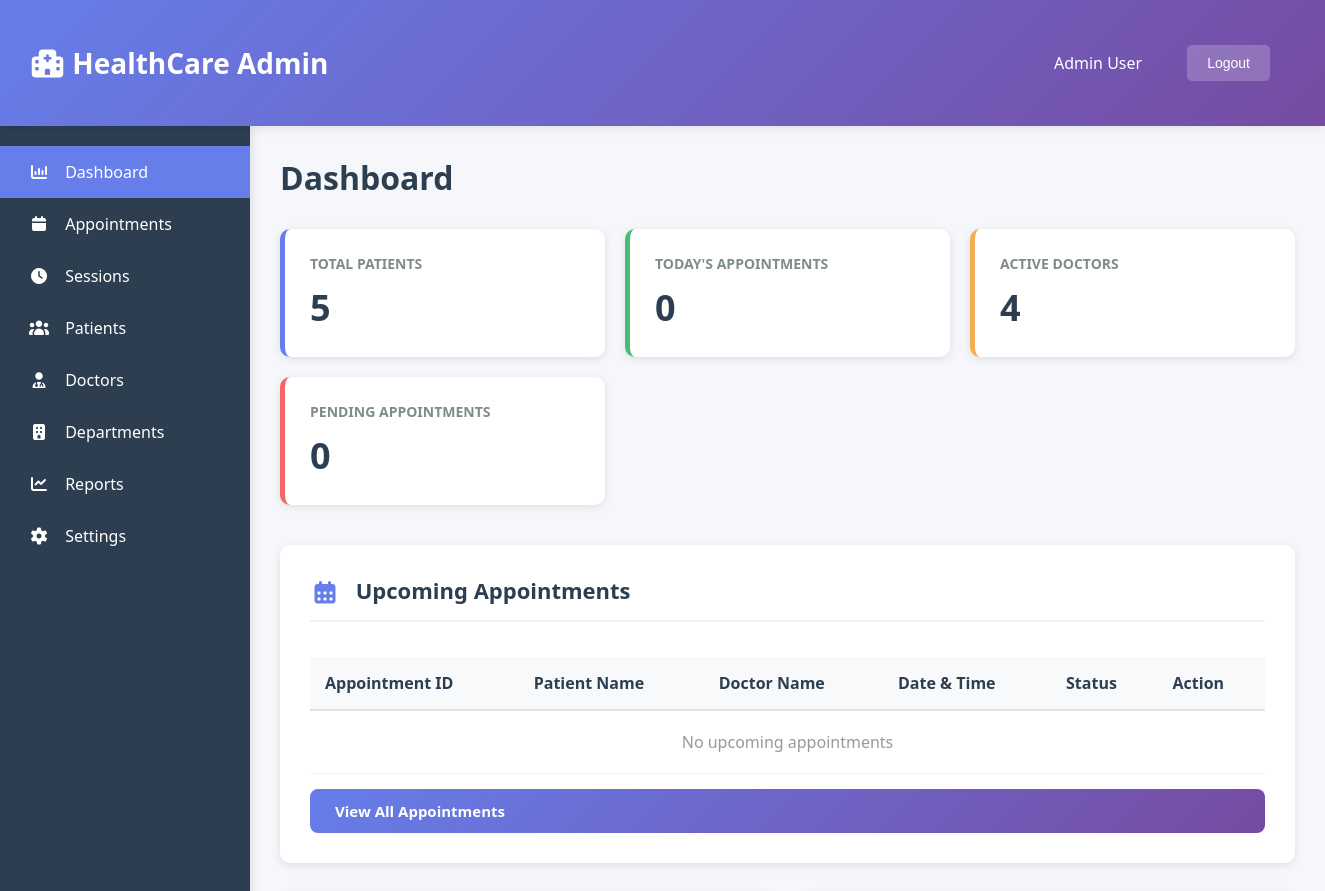
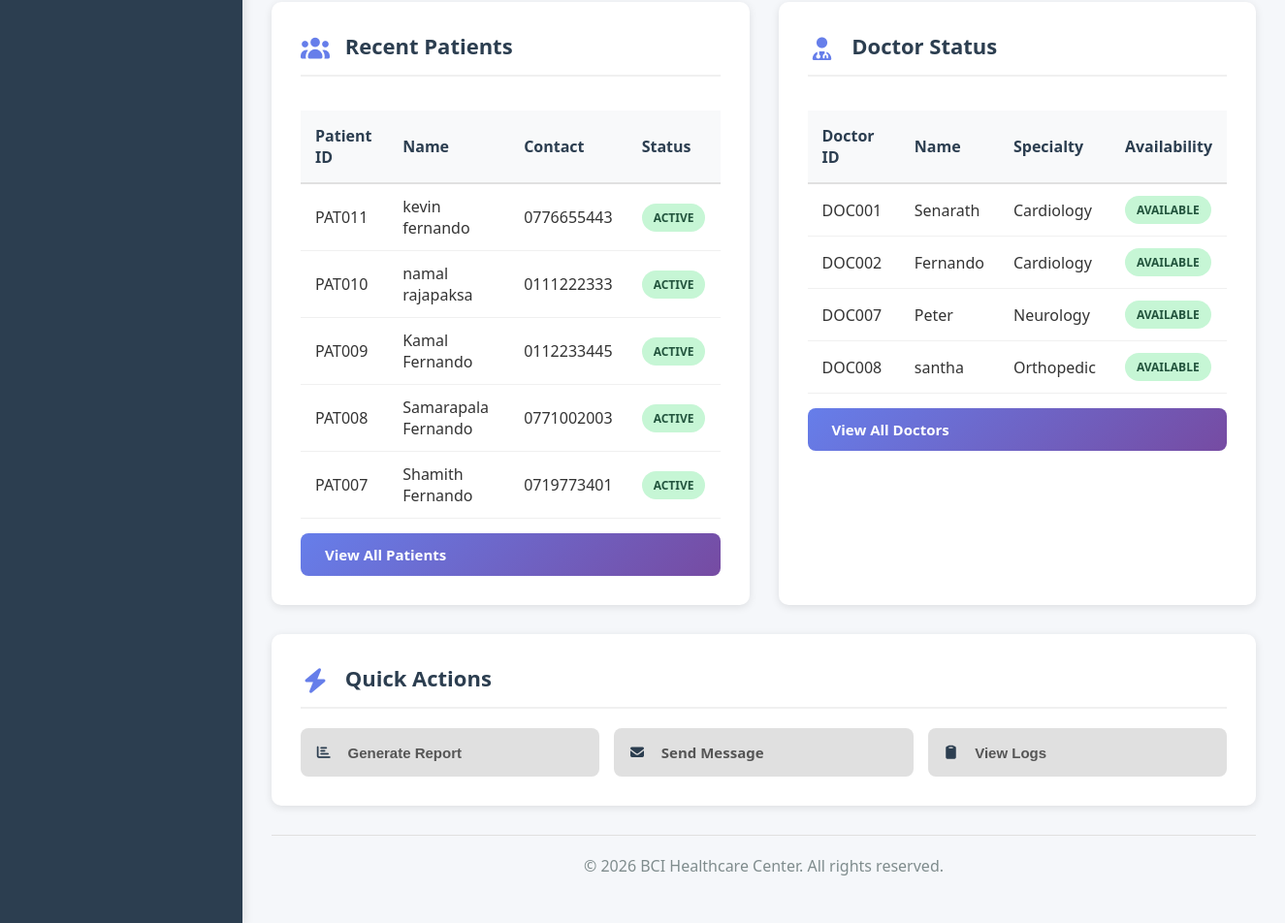
The page /admin/admin_dashboard.php (signed in) on the database as committed earlier (2 pictures, top to bottom).
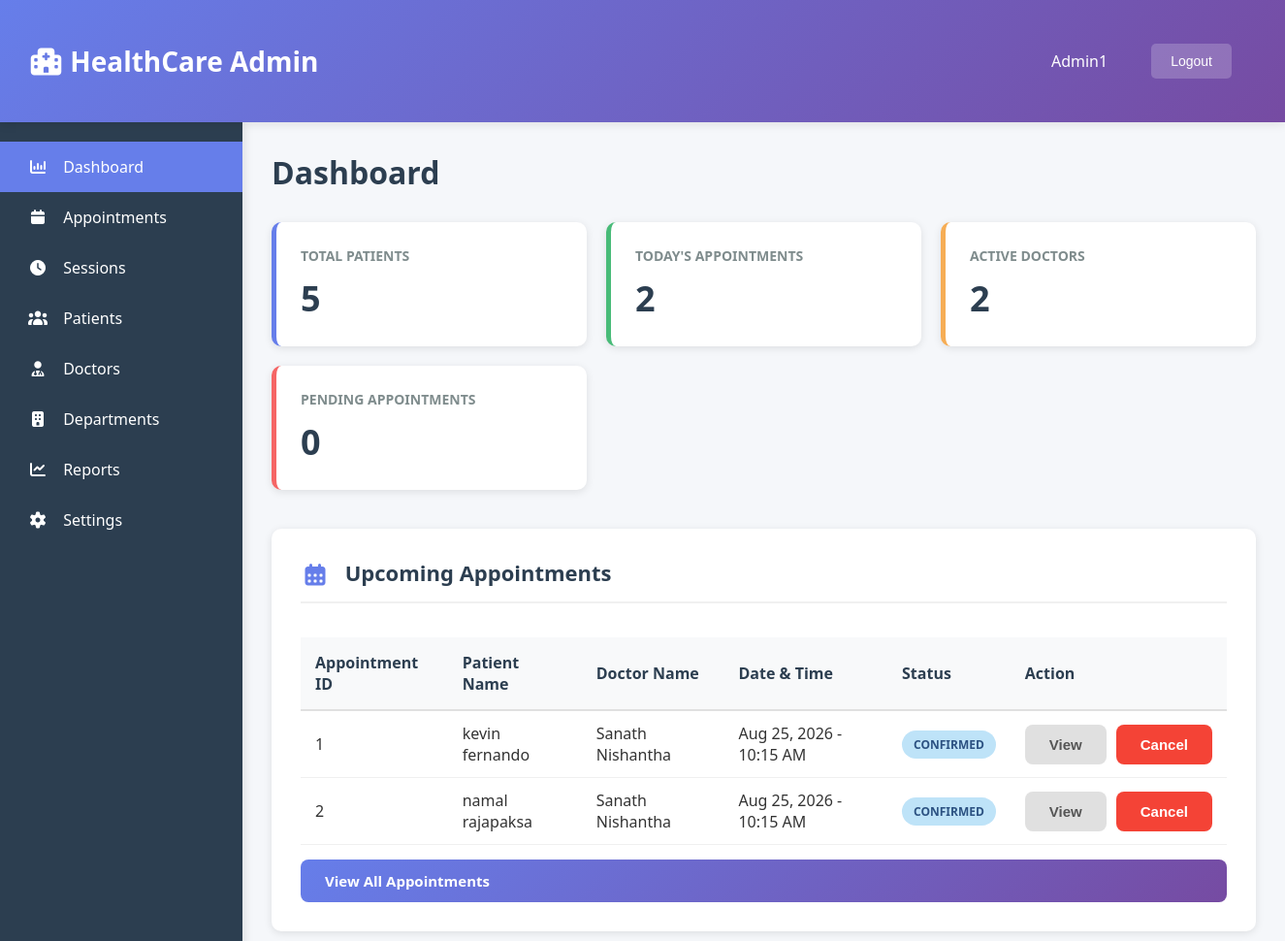
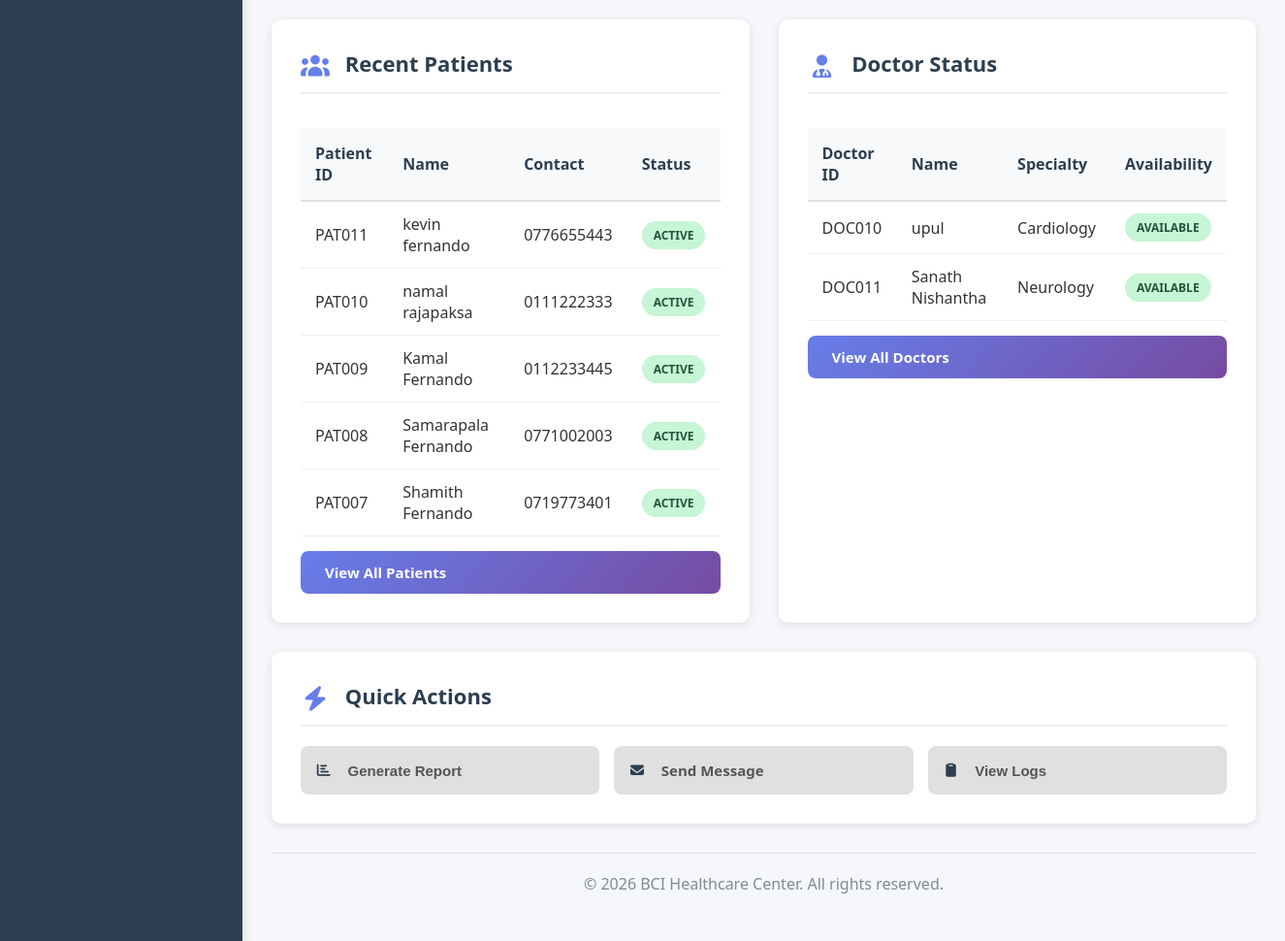
The same page on the database as committed later (2 pictures, top to bottom).
### tables this page shows
CREATE TABLE IF NOT EXISTS `patients` (
  `patient_id` int NOT NULL AUTO_INCREMENT,
  `user_id` int DEFAULT NULL,
  `first_name` varchar(50) NOT NULL,
  `last_name` varchar(50) NOT NULL,
  `phone` varchar(20) DEFAULT NULL,
  `gender` enum('Male','Female','Other') DEFAULT NULL,
  `date_of_birth` date DEFAULT NULL,
  `address` text,
  `created_at` timestamp NOT NULL DEFAULT CURRENT_TIMESTAMP,
  PRIMARY KEY (`patient_id`),
  KEY `fk_patient_user` (`user_id`)
);

CREATE TABLE IF NOT EXISTS `doctors` (
  `doctor_id` int NOT NULL AUTO_INCREMENT,
  `doctor_name` varchar(100) NOT NULL,
  `phone` varchar(20) DEFAULT NULL,
  `department_id` int DEFAULT NULL,
  `status` enum('ACTIVE','INACTIVE') DEFAULT 'ACTIVE',
  `created_at` timestamp NOT NULL DEFAULT CURRENT_TIMESTAMP,
  `user_id` int NOT NULL,
  PRIMARY KEY (`doctor_id`),
  KEY `department_id` (`department_id`),
  KEY `fk_doctors_user` (`user_id`)
);

CREATE TABLE IF NOT EXISTS `departments` (
  `department_id` int NOT NULL AUTO_INCREMENT,
  `department_name` varchar(100) NOT NULL,
  `description` text,
  `is_active` tinyint(1) DEFAULT '1',
  `created_at` timestamp NOT NULL DEFAULT CURRENT_TIMESTAMP,
  PRIMARY KEY (`department_id`)
);

CREATE TABLE IF NOT EXISTS `appointments` (
  `appointment_id` int NOT NULL AUTO_INCREMENT,
  `appointment_number` varchar(20) DEFAULT NULL,
  `patient_id` int DEFAULT NULL,
  `doctor_id` int DEFAULT NULL,
  `session_id` int DEFAULT NULL,
  `status` enum('CONFIRMED','CANCELLED','COMPLETED') DEFAULT 'CONFIRMED',
  `created_at` timestamp NOT NULL DEFAULT CURRENT_TIMESTAMP,
  PRIMARY KEY (`appointment_id`),
  KEY `patient_id` (`patient_id`),
  KEY `doctor_id` (`doctor_id`),
  KEY `idx_appointments_session` (`session_id`),
  KEY `appointment_number` (`appointment_number`) USING BTREE
);

CREATE TABLE IF NOT EXISTS `sessions` (
  `session_id` int NOT NULL AUTO_INCREMENT,
  `doctor_id` int DEFAULT NULL,
  `session_day` date NOT NULL,
  `start_time` time NOT NULL,
  `end_time` time NOT NULL,
  `max_patients` int DEFAULT NULL,
  `created_by` int DEFAULT NULL COMMENT 'admin_id who created this session',
  `status` enum('active','pending') NOT NULL DEFAULT 'pending',
  `created_at` timestamp NULL DEFAULT CURRENT_TIMESTAMP,
  `current_count` int NOT NULL,
  PRIMARY KEY (`session_id`),
  KEY `fk_sessions_doctor` (`doctor_id`),
  KEY `fk_sessions_admin` (`created_by`)
);

### admin/admin_dashboard.php (the view, shortened to what the changed rows need)
<!DOCTYPE html>
<html lang="en">
<head>
    <link rel="stylesheet" href="https://cdnjs.cloudflare.com/ajax/libs/font-awesome/7.0.1/css/all.min.css"/>
    <link rel="stylesheet" href="static/dashboard.css">
</head>
<body>
    <?php
    require_once '../config/db_connection.php';
    $sql = "SELECT COUNT(*) AS today_appointments FROM appointments a JOIN sessions s ON a.session_id = s.session_id WHERE DATE(s.session_day) = CURDATE()";
    $sql_result = $conn->query($sql);
    $today_appointments = $sql_result->fetch_assoc()['today_appointments'];
    $sql = "SELECT COUNT(*) AS active_doctors FROM doctors WHERE status = 'ACTIVE'";
    $sql_result = $conn->query($sql);
    $active_doctors = $sql_result->fetch_assoc()['active_doctors'];
    $sql = "SELECT a.appointment_id, a.appointment_number, s.session_day, s.start_time, a.status,
                   CONCAT(p.first_name, ' ', p.last_name) AS patient_name, d.doctor_name
            FROM appointments a
            LEFT JOIN patients p ON a.patient_id = p.patient_id
            LEFT JOIN doctors d ON a.doctor_id = d.doctor_id
            LEFT JOIN sessions s ON a.session_id = s.session_id
            WHERE s.session_day >= CURDATE()
            ORDER BY s.session_day ASC, s.start_time ASC
            LIMIT 5";
    $upcoming_appointments = [];
    $result = $conn->query($sql);
    if ($result) {
        while ($row = $result->fetch_assoc()) {
            $upcoming_appointments[] = $row;
        }
    }
    $sql = "SELECT patient_id, CONCAT(first_name, ' ', last_name) AS patient_name, phone FROM patients ORDER BY created_at DESC LIMIT 5";
    $recent_patients = [];
    $result = $conn->query($sql);
    if ($result && $result->num_rows > 0) {
        while ($row = $result->fetch_assoc()) {
            $recent_patients[] = $row;
        }
    }
    $sql = "SELECT d.doctor_id, d.doctor_name, dep.department_name, d.status
            FROM doctors d
            LEFT JOIN departments dep ON d.department_id = dep.department_id
            WHERE d.status = 'ACTIVE'
            LIMIT 5";
    $active_doctors_list = [];
    $result = $conn->query($sql);
    if ($result && $result->num_rows > 0) {
        while ($row = $result->fetch_assoc()) {
            $active_doctors_list[] = $row;
        }
    }
    ?>
    <div class="header">
        <div class="header-content">
            <div class="user-info">
                <span><?php echo htmlspecialchars($_SESSION['user_name'] ?? 'Admin User'); ?></span>
                <form method="post" action="../auth/logout.php" onsubmit="return confirm('Are you sure you want to logout?');" style="display:inline; margin:0;">
                    <button type="submit">Logout</button>
                </form>
            </div>
        </div>
    </div>
    <div class="container">
        <div class="main-content">
            <h1 class="page-title">Dashboard</h1>
            <div class="stats-container">
                <div class="stat-card green">
                    <div class="stat-label">Today's Appointments</div>
                    <div class="stat-number">
                        <?php echo isset($today_appointments) ? $today_appointments : '12'; ?>
                    </div>
                </div>
                <div class="stat-card orange">
                    <div class="stat-label">Active Doctors</div>
                    <div class="stat-number">
                        <?php echo isset($active_doctors) ? $active_doctors : '18'; ?>
                    </div>
                </div>
            </div>
            <div class="section">
                <h2 class="section-title"><i class="fa-solid fa-calendar-days"></i> Upcoming Appointments</h2>
                <div class="table-responsive">
                    <table>
                        <thead>
                            <tr>
                                <th>Appointment ID</th>
                                <th>Patient Name</th>
                                <th>Doctor Name</th>
                                <th>Date & Time</th>
                                <th>Status</th>
                                <th>Action</th>
                            </tr>
                        </thead>
                        <tbody>
                            <?php
                            if (!empty($upcoming_appointments)) {
                                foreach ($upcoming_appointments as $apt) {
                            ?>
                                <tr>
                                    <td><?php echo htmlspecialchars($apt['appointment_number']); ?></td>
                                    <td><?php echo htmlspecialchars($apt['patient_name'] ?? $apt['first_name']); ?></td>
                                    <td><?php echo htmlspecialchars($apt['doctor_name']); ?></td>
                                    <td><?php echo date('M d, Y - h:i A', strtotime($apt['session_day'] . ' ' . $apt['start_time'])); ?></td>
                                    <td><span class="badge badge-<?php echo strtolower($apt['status']); ?>"><?php echo htmlspecialchars($apt['status']); ?></span></td>
                                    <td>
                                        <div class="btn-group">
                                            <button class="btn btn-secondary" onclick="window.location.href='appointment.php'">View</button>
                                            <button class="btn btn-danger">Cancel</button>
                                        </div>
                                    </td>
                                </tr>
                            <?php
                                }
                            } else {
                            ?>
                                <tr>
                                    <td colspan="7" style="text-align: center; padding: 20px; color: #999;">No upcoming appointments</td>
                                </tr>
                            <?php
                            }
                            ?>
                        </tbody>
                    </table>
                </div>
            </div>
            <div class="grid-2">
                <div class="section">
                    <h2 class="section-title"><i class="fa-solid fa-users"></i> Recent Patients</h2>
                    <div class="table-responsive">
                        <table>
                            <thead>
                                <tr>
                                    <th>Patient ID</th>
                                    <th>Name</th>
                                    <th>Contact</th>
                                    <th>Status</th>
                                </tr>
                            </thead>
                            <tbody>
                                <?php
                                if (!empty($recent_patients)) {
                                    foreach ($recent_patients as $patient) {
                                ?>
                                    <tr>
                                        <td>PAT<?php echo str_pad($patient['patient_id'], 3, '0', STR_PAD_LEFT); ?></td>
                                        <td><?php echo htmlspecialchars($patient['patient_name']); ?></td>
                                        <td><?php echo htmlspecialchars($patient['phone'] ?: 'N/A'); ?></td>
                                        <td><span class="badge badge-success">Active</span></td>
                                    </tr>
                                <?php
                                    }
                                } else {
                                ?>
                                    <tr>
                                        <td colspan="4" style="text-align: center; padding: 20px; color: #999;">No patients found</td>
                                    </tr>
                                <?php
                                }
                                ?>
                            </tbody>
                        </table>
                    </div>
                </div>
                <div class="section">
                    <h2 class="section-title"><i class="fa-solid fa-user-doctor"></i> Doctor Status</h2>
                    <div class="table-responsive">
                        <table>
                            <thead>
                                <tr>
                                    <th>Doctor ID</th>
                                    <th>Name</th>
                                    <th>Specialty</th>
                                    <th>Availability</th>
                                </tr>
                            </thead>
                            <tbody>
                                <?php
                                if (!empty($active_doctors_list)) {
                                    foreach ($active_doctors_list as $doctor) {
                                ?>
                                    <tr>
                                        <td>DOC<?php echo str_pad($doctor['doctor_id'], 3, '0', STR_PAD_LEFT); ?></td>
                                        <td><?php echo htmlspecialchars($doctor['doctor_name']); ?></td>
                                        <td><?php echo htmlspecialchars($doctor['department_name'] ?: 'N/A'); ?></td>
                                        <td><span class="badge badge-success">Available</span></td>
                                    </tr>
                                <?php
                                    }
                                } else {
                                ?>
                                    <tr>
                                        <td colspan="4" style="text-align: center; padding: 20px; color: #999;">No doctors found</td>
                                    </tr>
                                <?php
                                }
                                ?>
                            </tbody>
                        </table>
                    </div>
                </div>
            </div>
            <div class="section">
                <h2 class="section-title"><i class="fa-solid fa-bolt"></i> Quick Actions</h2>
            </div>
        </div>
    </div>
</body>
</html>

Rows that differ between the two databases and show on the page:
removed doctors: doctor_id "001", doctor_name "Senarath", department.department_name "Cardiology"
removed doctors: doctor_id "002", doctor_name "Fernando", department.department_name "Cardiology"
removed doctors: doctor_id "007", doctor_name "Peter", department.department_name "Neurology"
removed doctors: doctor_id "008", doctor_name "santha", department.department_name "Orthopedic"
added appointments: appointment_number "1", patient_name "kevin fernando", doctor.doctor_name "Sanath Nishantha", session.start_time "Aug 25, 2026 - 10:15 AM", status "CONFIRMED"
added appointments: appointment_number "2", patient_name "namal rajapaksa", doctor.doctor_name "Sanath Nishantha", session.start_time "Aug 25, 2026 - 10:15 AM", status "CONFIRMED"
added doctors: doctor_id "010", doctor_name "upul", department.department_name "Cardiology"
added doctors: doctor_id "011", doctor_name "Sanath Nishantha", department.department_name "Neurology"
Other text that changed with them:
$_SESSION['user_name']: "Admin User" → "Admin1"
$today_appointments: "0" → "2"
$active_doctors: "4" → "2"
text no longer shown: "No upcoming appointments"
